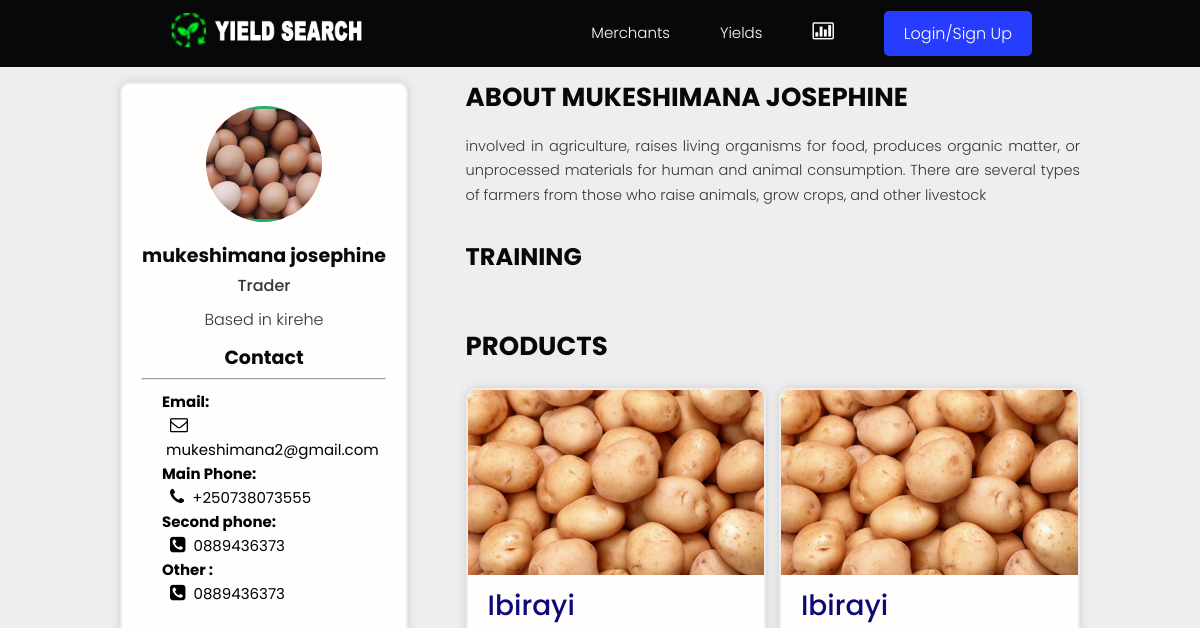
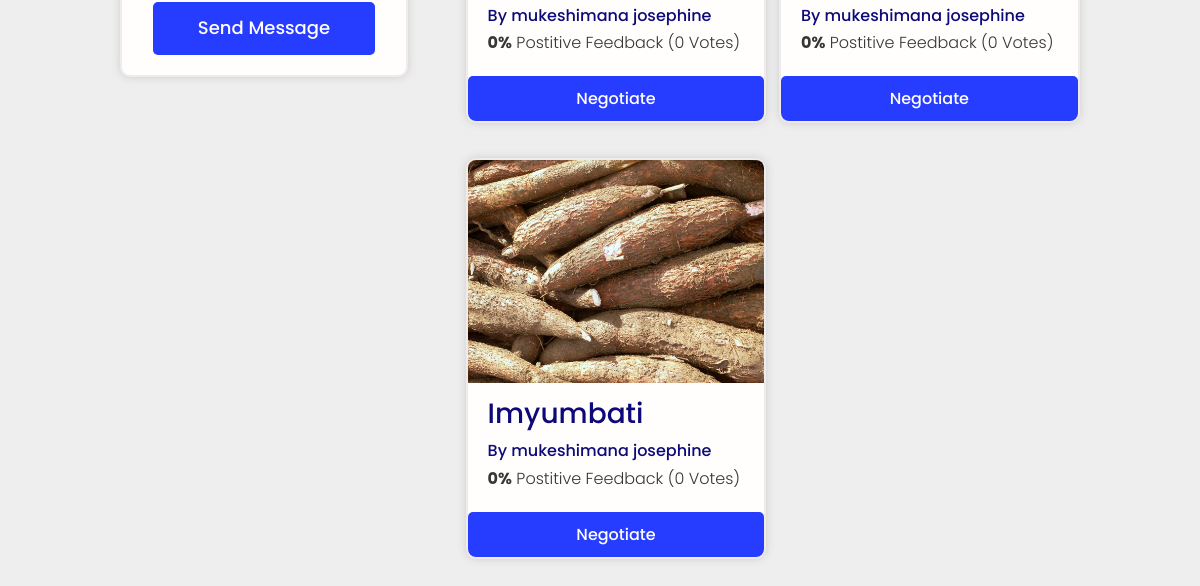
The app's page /profile/833f3152-51de-4b5e-87dc-4c1e14acee3c/, older data (2 pictures, top to bottom).
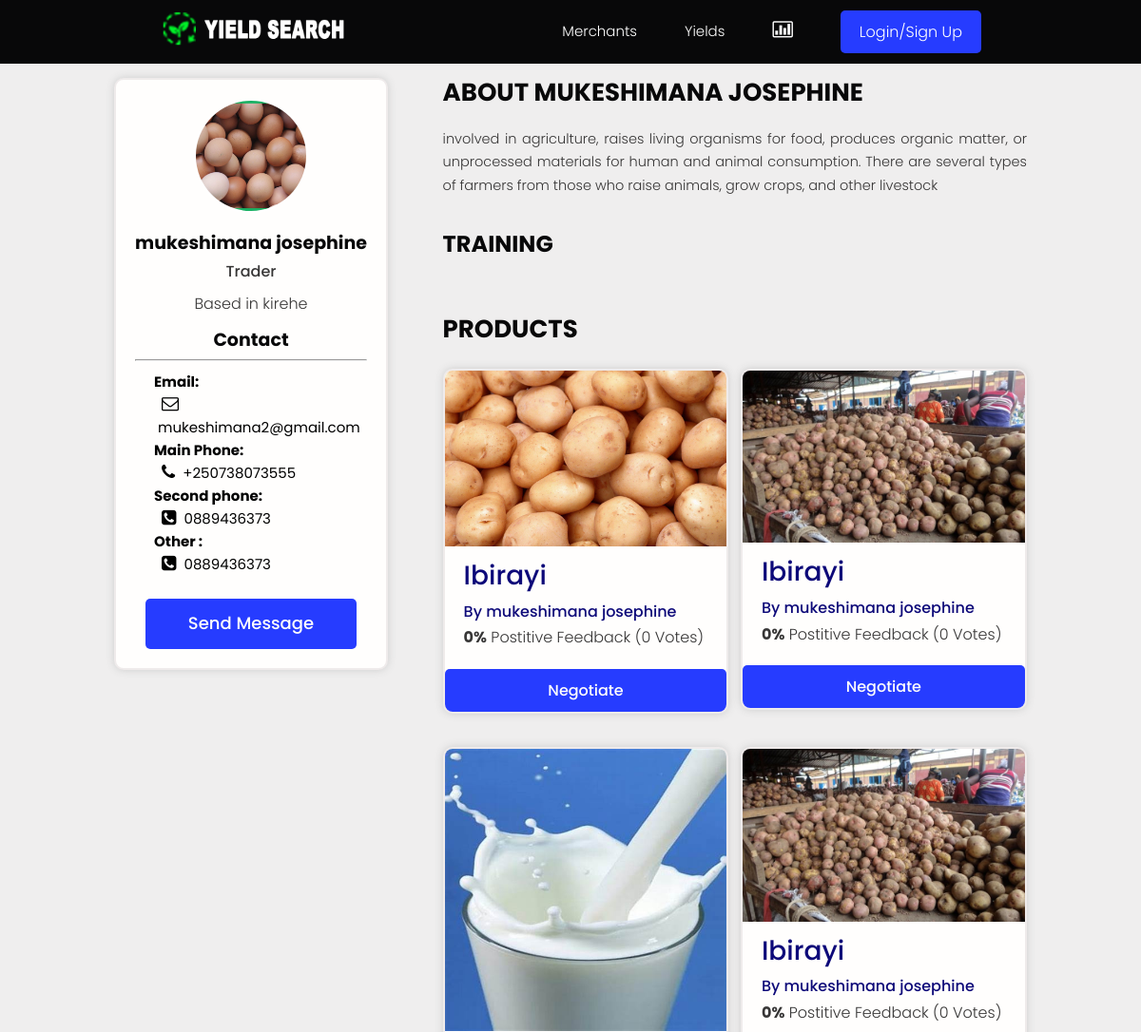
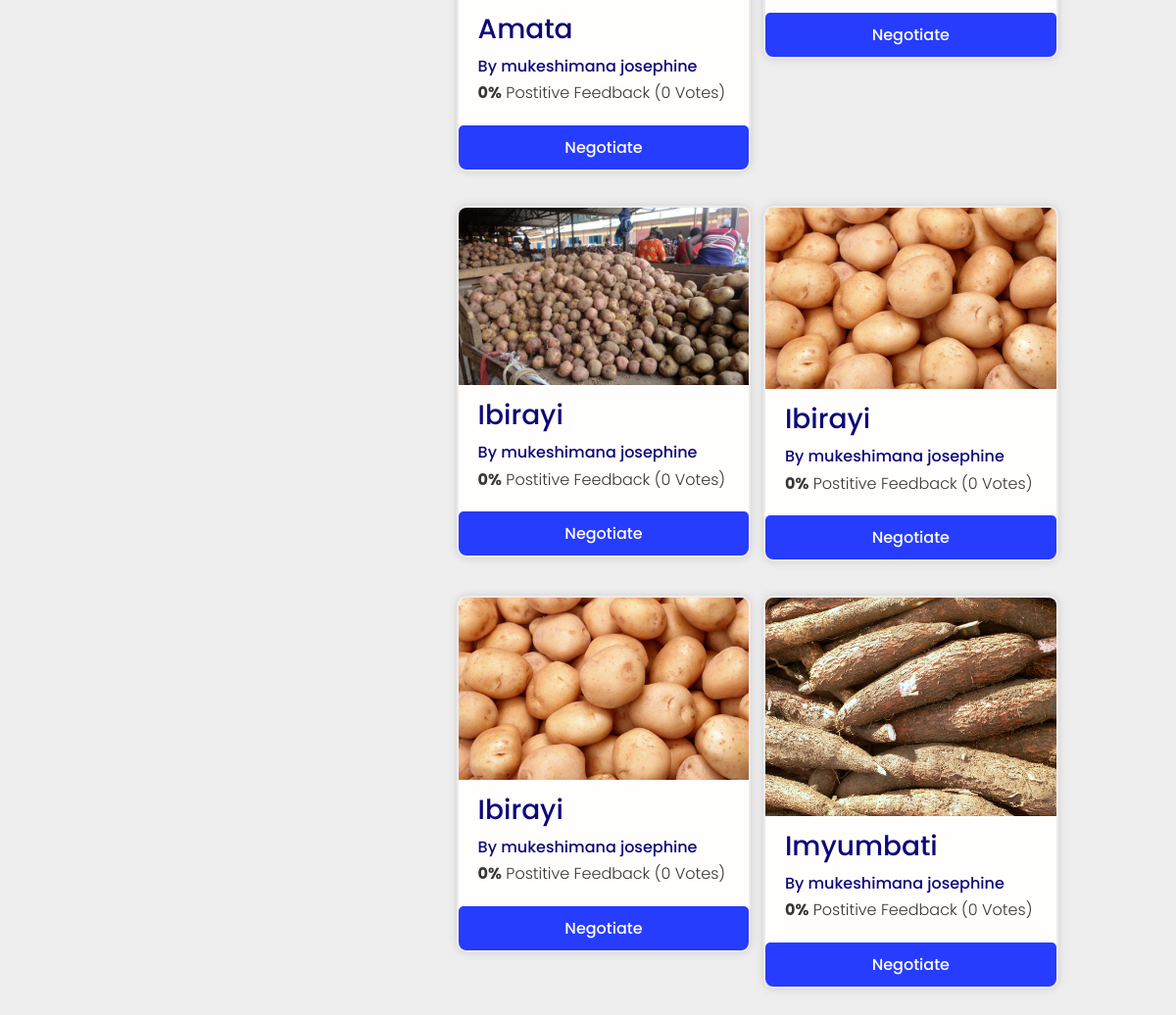
The same page, newer data (2 pictures, top to bottom).
### users/models.py (models this page shows, shortened)
class Profile(models.Model):
    user = models.OneToOneField(
        User, on_delete=models.CASCADE, null=True, blank=True, related_name="profile")
    name = models.CharField(max_length=200, blank=True, null=True)
    email = models.EmailField(max_length=500, blank=True, null=True)
    username = models.CharField(max_length=200, blank=True, null=True)
    born = models.DateField(max_length=200, null=True, verbose_name="Date of Birth")
    username = models.CharField(max_length=200, blank=True, null=True)
    location = models.CharField(max_length=200, blank=True, null=True)
    nid = models.CharField(max_length=16, blank=True, null=True)
    bio = models.TextField(blank=True, null=True)
    profile_image = models.ImageField(
        null=True, blank=True, upload_to='profiles/', default="profiles/user-default.png")
    account = models.CharField(max_length=200, blank=True, null=True)
    phone1 = models.CharField(blank=True,  max_length=13,  null=True, help_text='Example +2507XXXXXXXXXXX')
    phone2 = models.CharField(blank=True,  max_length=13, null=True, help_text='Example +2507XXXXXXXXXXX')
    created = models.DateTimeField(auto_now_add=True)
    updated = models.DateTimeField(auto_now=True)
    id = models.UUIDField(default=uuid.uuid4, unique=True,
                          primary_key=True, editable=False)
    class Meta:
        ordering = ['created']
    @property
    def imageURL(self):
        try:
            url = self.profile_image.url
        except:
            url = ''
        return url

class CustomUser(AbstractUser):
    ACCOUNT_TYPE = (
        ('Farmer','Umuhinzi'),
        ('Rancher','Umworozi'),
        ( 'Trader','Umuguzi'),
    )
    PRIVELEGE= (
        ('Normal','Normal'),
        ('Agronome','Agronome'),
        ( 'Admin','Admin'),
    )
    phone = models.CharField(blank=True, max_length=13,  null=True, help_text='Try other Number (startwith  +250)')
    status = models.CharField(max_length=200, choices=ACCOUNT_TYPE, default="staff")
    role = models.CharField(max_length=200, choices=PRIVELEGE, default="Normal")

### products/models.py (models this page shows, shortened)
class Product(models.Model):
    owner = models.ForeignKey(Profile, null=True, blank=True, on_delete=models.CASCADE, related_name='owner')
    name = models.ForeignKey('SingleProduct', default=uuid.uuid4, on_delete=models.CASCADE, null=True, related_name = 'product')
    description = models.TextField(null=True, blank=True)
    featured_image = models.ImageField(null=True, blank=True, default="default.jpg")
    quantity = models.PositiveIntegerField(null=True, blank=True, default=0)
    location = models.CharField(max_length=100, null=True, blank=True)
    payments = models.ManyToManyField('Payment', blank=True, default="In Hand")
    instock = models.BooleanField(blank=True, null=True, default=True)
    vote_total = models.IntegerField(default=0, null=True, blank=True)
    vote_ratio = models.IntegerField(default=0, null=True, blank=True)
    updated = models.DateTimeField(auto_now=True)
    created = models.DateTimeField(auto_now_add=True)
    id = models.UUIDField(default=uuid.uuid4, unique=True,primary_key=True, editable=True)
    class Meta:
        ordering = ['-vote_ratio', '-vote_total', '-created']
    @property
    def imageURL(self):
        try:
            url = self.featured_image.url
        except:
            url = ''
        return url

class SingleProduct(models.Model):
    name = models.CharField(max_length=200, null=True, blank=True, default="Ibirayi")
    price = models.PositiveIntegerField(null=True, blank=True, default=0)
    unity = models.CharField(max_length=200, null=True, blank=True, default="Kilogram")
    created = models.DateTimeField(auto_now_add=True)
    updated = models.DateTimeField(auto_now=True)
    id = models.UUIDField(default=uuid.uuid4, unique=True,
                          primary_key=True, editable=False)
    class Meta:
        verbose_name_plural = "Category"

### users/views.py (the view)
# urls.py: path('profile/<str:pk>/', views.userProfile, name="user-profile"),
def userProfile(request, pk):
    if request.user.is_staff:
        return redirect('/admin/')
    profile = Profile.objects.get(id=pk)
    training = profile.training_set.exclude(description__exact="")
    context = {'profile': profile, 'training': training}
    return render(request, 'users/user-profile.html', context)

### users/templates/users/user-profile.html (shortened to what this page needs)
{% extends 'main.html' %}
{% load static %}
{% block content %}
<main class="profile my-md">
    <div class="container">
        <div class="layout">
            <div class="column column--1of3">
                <div class="card text-center">
                    <div class="card__body dev">
                        <img class="avatar avatar--xl"  style="border-radius:50%;" id="myModalImg" src="{{ profile.imageURL }}" />
                        <h2 class="dev__name">{{profile.name}}</h2>
                        <p class="dev__title">{{profile.account}}</p>
                        <p class="dev__location">Based in {{profile.location}}</p>
                    <p class="dev__name">Contact</p>
                        <hr>
                        <div class="contact">
                        <b>Email:</b> <br>
                        &nbsp; <i class="fa icon-envelope-alt"></i>&nbsp;{{profile.email}} <br>
                        <b>Main Phone:</b> <br>
                        &nbsp; <i class="fa fa icon-phone"></i>&nbsp;&nbsp;{{profile.user.phone}} <br>
                        {% if profile.phone1 %}
                        <b>Second phone:</b> <br>
                        &nbsp; <i class="fa icon-phone-sign"></i>&nbsp;&nbsp;{{profile.phone1}} <br>
                        {% endif %}
                        {% if profile.phone2 %}
                        <b>Other :</b> <br>
                        &nbsp; <i class="fa fa icon-phone-sign"></i>&nbsp;&nbsp;{{profile.phone2}}
              {% endif %}
            </div>
            <br>
                        {% if request.user.profile.id != profile.id %}
                        <a href="{% url 'create-message' profile.id %}" class="btn btn--sub btn--lg">Send Message </a>
                        {% endif %}
                    </div>
                </div>
            </div>
            <div class="column column--2of3">
                <div class="devInfo">
                    <h3 class="devInfo__title">About {{profile.name}}</h3>
                    <p class="devInfo__about">{{profile.bio}}</p>
                </div>
        <div class="settings">
          <h3 class="settings__title">Training</h3>
        </div>
                <div class="devInfo">
                    <h3 class="devInfo__title">Products</h3>
                    <div class="grid grid--two">
                        {% for product in profile.owner.all %}
                        <div class="column">
                            <div class="card project">
                                <a href="{% url 'product' product.id %}" class="project">
                                    <img class="project__thumbnail" src="{{product.imageURL}}"
                                        alt="project thumbnail" />
                                    <div class="card__body" style="padding:0rem 2rem 2rem 2rem;">
                                        <h4 class="project__title">{{product.name.name}}</h4>
                                        <p><a class="project__author"
                                                href="{% url 'user-profile' product.owner.id %}">By
                                                {{product.owner.name}}</a>
                                        </p>
                                        <p class="project--rating">
                                            <span style="font-weight: bold;">{{product.vote_ratio}}%</span> Postitive
                                            Feedback ({{product.vote_total}} Vote{{product.vote_total|pluralize:"s"}})
                                        </p>
                                             </div>
                                      {% if product.quantity > 0 %}
                                    <button class="btn btn--sub  buy" style="cursor:pointer;" onclick="window.location.href='{% url 'checkout-product' product.id %}'">
                                        <small>Negotiate</small>
                                        </button>
                                    {% else %}
                                    <button class="btn btn--sub btn--lg buy" disabled><small>OUT OF STOCK</small></button>
                                    {% endif %}
                                </a>
                            </div>
                        </div>
                        {% endfor %}
                    </div>
                </div>
            </div>
        </div>
    </div>
</main>
{% endblock content %}

### templates/main.html (shortened to what this page needs)
<!DOCTYPE html>
{% load static %}
{% load humanize %}
<html>
  <head>
    <link
      rel="stylesheet"
      href="https://cdn.iconmonstr.com/1.3.0/css/iconmonstr-iconic-font.min.css"
    />
    <link href="{% static 'styles/font-awesome/css/font-awesome.css' %}" rel="stylesheet">
    <link rel="stylesheet" href="{% static 'uikit/styles/uikit.css' %}" />
    <link rel="stylesheet" href="{% static 'styles/app.css' %}" />
    <link rel="stylesheet" href="{% static 'styles/main.css' %}" />
  </head>
  <body>
    {% include 'navbar.html' %}
    {% block content %}
    {% endblock content %}
  </body>
  </html>

### templates/navbar.html (shortened to what this page needs)
{% load static %}
<header class="header">
  <div class="container container--narrow">
    <a href="{% url 'aboutUs' %}" class="header__logo">
       <img src="{% static 'images/logo.png' %} " class="logo" alt="YieldSearch Logo" />
    </a>
    <nav class="header__nav">
      <ul class="header__menu">
          {% url 'profiles' as url %}
        <li class="header__menuItem {% if request.path == url %}active{% endif %}">
          <a href="{% url 'profiles' %}" >Merchants</a>
        </li>
        {% url 'products' as url1 %}
        <li class="header__menuItem {% if request.path == url1 %}active{% endif %}">
          <a href="{% url 'products' %}">Yields</a>
        </li>
        {% if not user.is_authenticated %}
        {% url 'trend' as urlb %}
        <li class="header__menuItem {% if request.path == urlb %}active{% endif %}">
          <a href="{% url 'trend' %}"><i class="icon-bar-chart" style="font-size:2rem;"></i></a>
        </li>
      {% endif %}
        {% if request.user.is_authenticated %}
         {% url 'inbox' as url2 %}
        <li class="header__menuItem {% if request.path == url2 %}active{% endif %}">
          <a href="{% url 'inbox' %}" ><i class="icon-envelope-alt icon"></i><p class="badge"> </p></a></li>
        {% url 'notification' as url8 %}
        <li class="header__menuItem {% if request.path == url8 %}active{% endif %}">
          <a href="{% url 'notification' %}" ><i class="icon-bell icon"></i><p class="notify"> </p></a></li>
          {% url 'account' as url4 %}
        <li class="header__menuItem {% if request.path == url4 %}active{% endif %}">
          <a href="{% url 'account' %}">Account</a>
        </li>
        {% url 'logout' as url5 %}
        <li class="header__menuItem {% if request.path == url5 %}active{% endif %}">
          <a href="{% url 'logout' %}"  {% if request.user.first_name %} title="{{request.user.first_name}}" {% endif %} class="btn btn--sub "  onclick="return confirm('Are you sure you want to log out?');">Logout</a>
        </li>
           {% comment %} <a href="{% url 'logout' %}"  title="Logout" onclick="return confirm('Are you sure you want to log out?');"><img src="{{request.user.email}}" class="logout-image"></a>
         {% endcomment %}
        {% else %}
        <li class="header__menuItem">
          <a href="{% url 'login' %}" class="btn btn--sub ">Login/Sign Up</a>
        </li>
        {% endif %}
      </ul>
        {% url 'profiles' as url %}
        {% url 'products' as url1 %}
    </nav>
  </div>
</header>

Row changes from the older to the newer data that the page shows:
added Product: imageURL (picture), name.name "Ibirayi", owner.name "mukeshimana josephine", vote_ratio "0", vote_total "0", quantity "Negotiate"
added Product: imageURL (picture), name.name "Ibirayi", owner.name "mukeshimana josephine", vote_ratio "0", vote_total "0", quantity "Negotiate"
added Product: imageURL (picture), name.name "Amata", owner.name "mukeshimana josephine", vote_ratio "0", vote_total "0", quantity "Negotiate"
added Product: imageURL (picture), name.name "Ibirayi", owner.name "mukeshimana josephine", vote_ratio "0", vote_total "0", quantity "Negotiate"
added Product: imageURL (picture), name.name "Ibirayi", owner.name "mukeshimana josephine", vote_ratio "0", vote_total "0", quantity "Negotiate"
